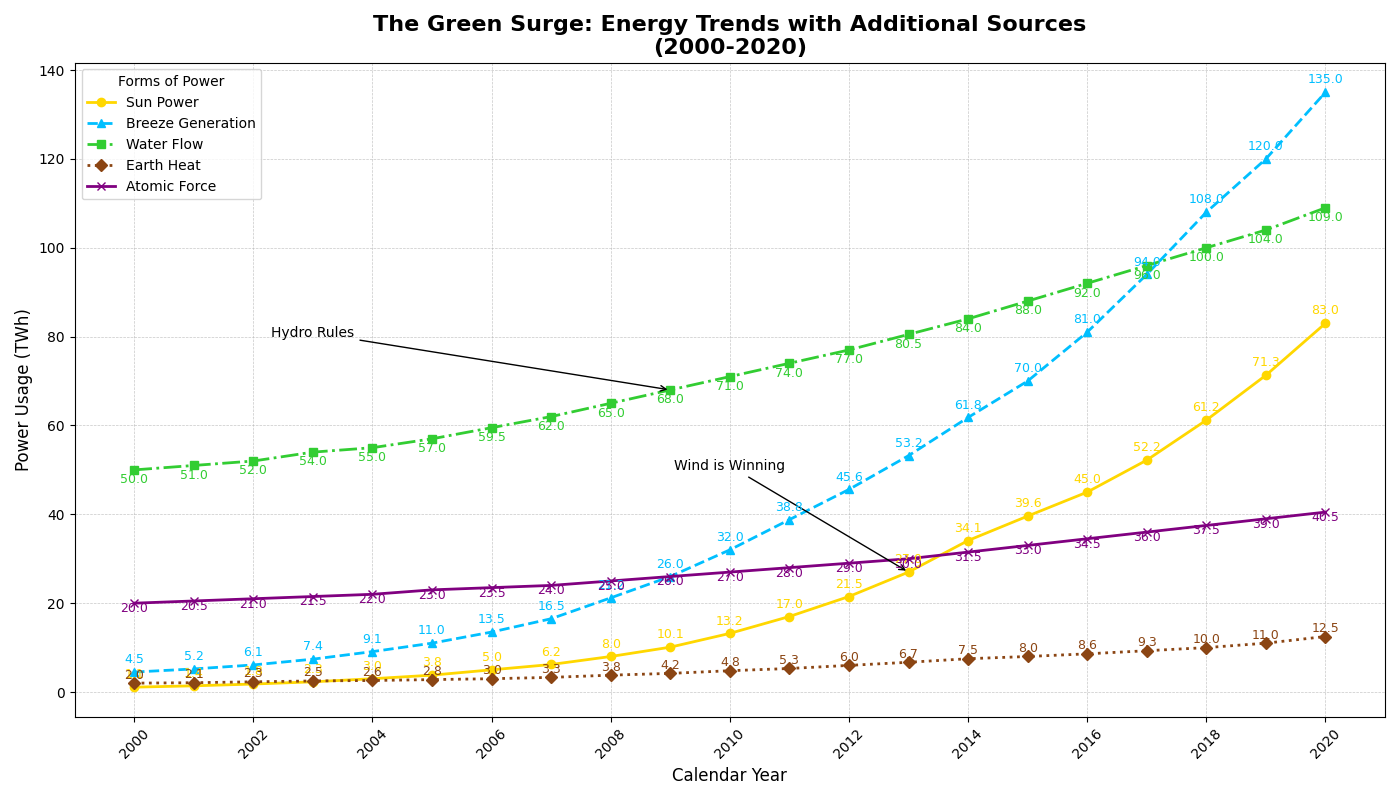

The script that drew this image:
import matplotlib.pyplot as plt
import numpy as np

years = np.arange(2000, 2021)
solar = [1.1, 1.4, 1.8, 2.3, 3.0, 3.8, 5.0, 6.2, 8.0, 10.1, 13.2, 17.0, 21.5, 27.0, 34.1, 39.6, 45.0, 52.2, 61.2, 71.3, 83.0]
wind = [4.5, 5.2, 6.1, 7.4, 9.1, 11.0, 13.5, 16.5, 21.2, 26.0, 32.0, 38.8, 45.6, 53.2, 61.8, 70.0, 81.0, 94.0, 108.0, 120.0, 135.0]
hydro = [50.0, 51.0, 52.0, 54.0, 55.0, 57.0, 59.5, 62.0, 65.0, 68.0, 71.0, 74.0, 77.0, 80.5, 84.0, 88.0, 92.0, 96.0, 100.0, 104.0, 109.0]

# New data series
geothermal = [2.0, 2.1, 2.3, 2.5, 2.6, 2.8, 3.0, 3.3, 3.8, 4.2, 4.8, 5.3, 6.0, 6.7, 7.5, 8.0, 8.6, 9.3, 10.0, 11.0, 12.5]
nuclear = [20.0, 20.5, 21.0, 21.5, 22.0, 23.0, 23.5, 24.0, 25.0, 26.0, 27.0, 28.0, 29.0, 30.0, 31.5, 33.0, 34.5, 36.0, 37.5, 39.0, 40.5]

fig, ax = plt.subplots(figsize=(14, 8))

ax.plot(years, solar, label='Sun Power', marker='o', color='#FFD700', linewidth=2, linestyle='-')
ax.plot(years, wind, label='Breeze Generation', marker='^', color='#00BFFF', linewidth=2, linestyle='--')
ax.plot(years, hydro, label='Water Flow', marker='s', color='#32CD32', linewidth=2, linestyle='-.')
ax.plot(years, geothermal, label='Earth Heat', marker='D', color='#8B4513', linewidth=2, linestyle=':')
ax.plot(years, nuclear, label='Atomic Force', marker='x', color='#800080', linewidth=2, linestyle='-')

ax.annotate('Wind is Winning', xy=(2013, 27.0), xytext=(2010, 50),
            arrowprops=dict(facecolor='black', arrowstyle='->'), fontsize=10, ha='center', color='black')
ax.annotate('Hydro Rules', xy=(2009, 68.0), xytext=(2003, 80),
            arrowprops=dict(facecolor='black', arrowstyle='->'), fontsize=10, ha='center', color='black')

for i, txt in enumerate(solar):
    ax.text(years[i], solar[i] + 2, str(txt), fontsize=9, ha='center', color='#FFD700')

for i, txt in enumerate(wind):
    ax.text(years[i], wind[i] + 2, str(txt), fontsize=9, ha='center', color='#00BFFF')
    
for i, txt in enumerate(hydro):
    ax.text(years[i], hydro[i] - 3, str(txt), fontsize=9, ha='center', color='#32CD32')

# New annotations for additional series
for i, txt in enumerate(geothermal):
    ax.text(years[i], geothermal[i] + 1, str(txt), fontsize=9, ha='center', color='#8B4513')

for i, txt in enumerate(nuclear):
    ax.text(years[i], nuclear[i] - 2, str(txt), fontsize=9, ha='center', color='#800080')

ax.set_title("The Green Surge: Energy Trends with Additional Sources\n(2000-2020)", fontsize=16, fontweight='bold')
ax.set_xlabel("Calendar Year", fontsize=12)
ax.set_ylabel("Power Usage (TWh)", fontsize=12)

ax.legend(title='Forms of Power', loc='upper left', fontsize=10)
ax.grid(True, linestyle='--', linewidth=0.5, alpha=0.7)
plt.xticks(years[::2], rotation=45)
plt.tight_layout()
plt.show()
